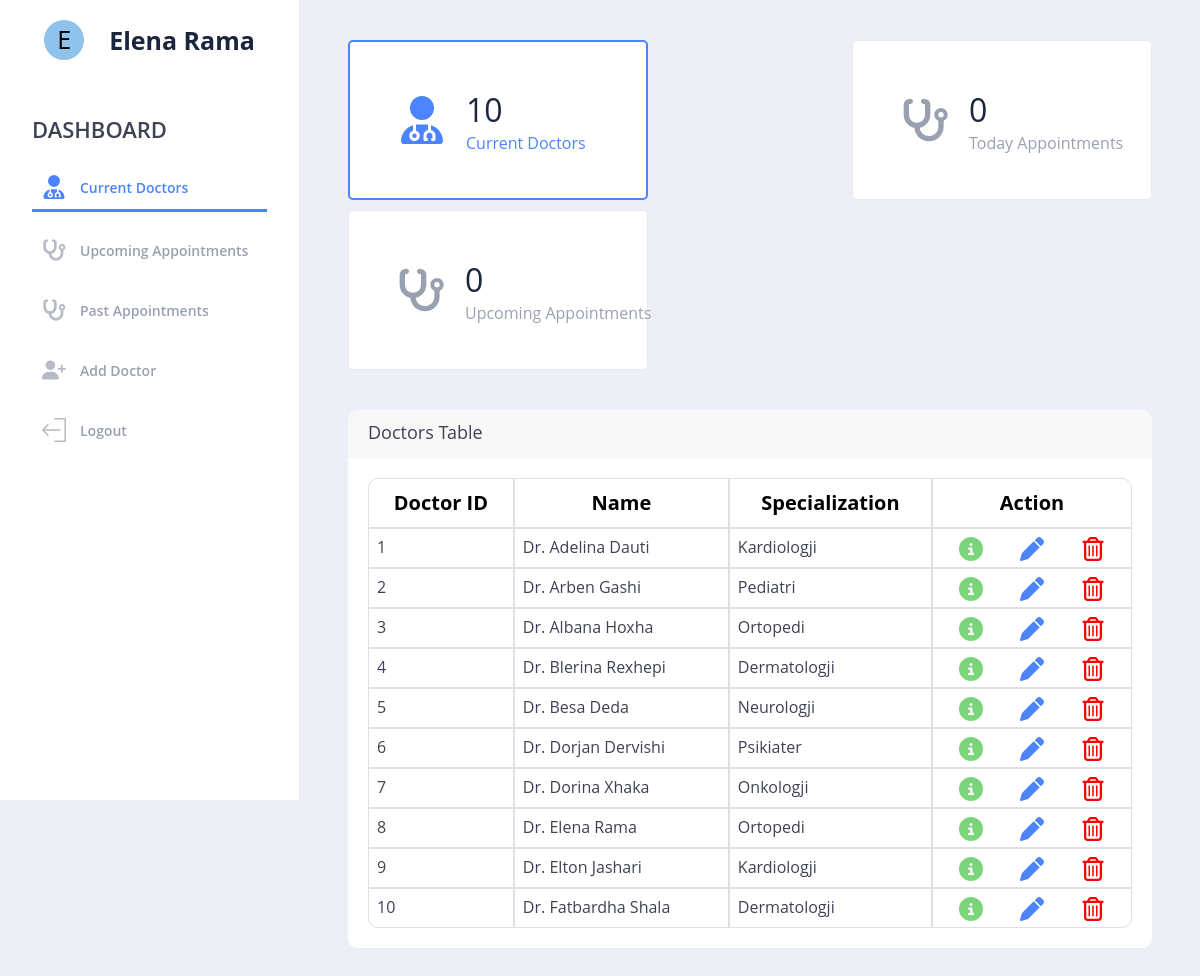
Screenshot of /admin/dashboard.php (signed in) with the database file from the repository.
### tables this page shows
CREATE TABLE IF NOT EXISTS `doctors` (
  `doctor_id` int NOT NULL AUTO_INCREMENT,
  `user_id` int NOT NULL,
  `name` varchar(255) NOT NULL,
  `specialization` varchar(255) NOT NULL,
  PRIMARY KEY (`doctor_id`),
  KEY `user_id` (`user_id`)
);

### admin/dashboard.php (the view, shortened to what this page needs)
<?php
if (isset($_SESSION["admin"])) {
?>
  <!DOCTYPE html>
  <html lang="en">
  <head>
    <link rel="stylesheet" href="https://cdnjs.cloudflare.com/ajax/libs/font-awesome/5.15.4/css/all.min.css" />
    <link rel="stylesheet" href="https://cdnjs.cloudflare.com/ajax/libs/font-awesome/4.7.0/css/font-awesome.min.css" />
    <link rel="stylesheet" href="admin_css/style.css" />
  </head>
  <body>
    <div class="dashboard">
      <header id="myLinks" class="menu-wrap">
        <div class="user">
          <div class="user">
            <div class="user-avatar">
              <?php
              if (isset($_SESSION['adminfullname'])) {
                $first_letter = substr($_SESSION['adminfullname'], 0, 1);
                echo strtoupper($first_letter);
              }
              ?>
            </div>
            <h1><?php if (isset($_SESSION["adminfullname"])) {
                  echo $_SESSION["adminfullname"];
                }; ?></h1>
          </div>
        </div>
        <nav>
          <section class="manage">
            <h2>Dashboard</h2>
            <ul>
              <li class="active">
                <a href="dashboard.php" style="color: #4b84fe;">
                  Current Doctors
                </a>
              </li>
              <li>
                <a href="upcomingappointments.php">
                  Upcoming Appointments
                </a>
              </li>
              <li>
                <a href="pastappointments.php">
                  Past Appointments
                </a>
              </li>
              <li>
                <a href="crud/add_doctor.php">
                  Add Doctor
                </a>
              </li>
              <li>
                <?php if (isset($_SESSION["admin"])) { ?>
                  <a class="btn" href="../validate/logout.php">
                    Logout</a>
                <?php } ?>
              </li>
            </ul>
          </section>
        </nav>
      </header>
      <main class="content-wrap">
        <div class="content">
          <?php
          require_once "../validate/connect.php";
          $sql = "SELECT COUNT(doctor_id) AS doctor_count FROM doctors";
          $result = mysqli_query($connect, $sql);
          $row = mysqli_fetch_assoc($result);
          $currentDate = date("Y-m-d");
          $sqlAppointments = "SELECT COUNT(appointment_id) AS appointment_count FROM appointments WHERE appointment_date > '$currentDate'";
          $resultAppointments = mysqli_query($connect, $sqlAppointments);
          $rowAppointments = mysqli_fetch_assoc($resultAppointments);
          $sqlTodayAppointments = "SELECT COUNT(appointment_id) AS today_appointment_count FROM appointments WHERE appointment_date = '$currentDate'";
          $resultTodayAppointments = mysqli_query($connect, $sqlTodayAppointments);
          $rowTodayAppointments = mysqli_fetch_assoc($resultTodayAppointments);
          ?>
          <section class="info-boxes">
            <a style="text-decoration: none;" href="dashboard.php">
              <div class="info-box active">
                <div class="box-icon">
                </div>
                <div class="box-content">
                  <span class="big"><?php echo $row["doctor_count"]; ?></span>
                  Current Doctors
                </div>
              </div>
            </a>
            <a style="text-decoration: none;" href="upcomingappointments.php">
              <div class="info-box">
                <div class="box-icon">
                </div>
                <div class="box-content">
                  <span class="big"><?php echo $rowTodayAppointments["today_appointment_count"]; ?></span>
                  Today Appointments
                </div>
              </div>
            </a>
            <a style="text-decoration: none;" href="upcomingappointments.php">
              <div class="info-box">
                <div class="box-icon">
                </div>
                <div class="box-content">
                  <span class="big"><?php echo $rowAppointments["appointment_count"]; ?></span>
                  Upcoming Appointments
                </div>
              </div>
            </a>
          </section>
          <section class="doctors-info">
            <div class="table-doctors">
              <h4>Doctors Table</h4>
              <table cellspacing="0" class="table table-bordered">
                <thead>
                  <tr>
                    <th class="column-doctorId">Doctor ID</th>
                    <th class="column-doctorName">Name</th>
                    <th class="column-doctorSpc">Specialization</th>
                    <th class="column-actionBtn">Action</th>
                  </tr>
                </thead>
                <tbody>
                  <?php
                  require_once "../validate/connect.php";
                  $sqlDocInfo = "SELECT * FROM doctors";
                  $resultDocInfo = mysqli_query($connect, $sqlDocInfo);
                  if (mysqli_num_rows($resultDocInfo) > 0) {
                    while ($rowDocInfo = mysqli_fetch_assoc($resultDocInfo)) {
                      echo '<tr>
                        <td class="column-tdId">' . $rowDocInfo["doctor_id"] . '</td>
                        <td class="column-tdName">' . $rowDocInfo["name"] . '</td>
                        <td class="column-tdSpc">' . $rowDocInfo["specialization"] . '</td>
                        <td class="column-tdBtn">';
                      echo '<a href="crud/doctor_details.php?id=' . $rowDocInfo["doctor_id"] . '" class="action-icons"><svg class="details-icon" xmlns="http://www.w3.org/2000/svg" width="24" height="24" viewBox="0 0 512 512"><path d="M256 512A256 256 0 1 0 256 0a256 256 0 1 0 0 512zM216 336h24V272H216c-13.3 0-24-10.7-24-24s10.7-24 24-24h48c13.3 0 24 10.7 24 24v88h8c13.3 0 24 10.7 24 24s-10.7 24-24 24H216c-13.3 0-24-10.7-24-24s10.7-24 24-24zm40-208a32 32 0 1 1 0 64 32 32 0 1 1 0-64z"/></svg></a> ';
                      echo '<a href="crud/update_doctors.php?id=' . $rowDocInfo["doctor_id"] . '" class="action-icons"><svg class="update-icon" xmlns="http://www.w3.org/2000/svg" width="24" height="24" viewBox="0 0 512 512"><path d="M362.7 19.3L314.3 67.7 444.3 197.7l48.4-48.4c25-25 25-65.5 0-90.5L453.3 19.3c-25-25-65.5-25-90.5 0zm-71 71L58.6 323.5c-10.4 10.4-18 23.3-22.2 37.4L1 481.2C-1.5 489.7 .8 498.8 7 505s15.3 8.5 23.7 6.1l120.3-35.4c14.1-4.2 27-11.8 37.4-22.2L421.7 220.3 291.7 90.3z"/></svg></a> ';
                      echo '<a href="admin_validate/validateDeleteDoctor.php?id=' . $rowDocInfo["doctor_id"] . '" class="action-icons" onclick="return confirm(\'Are you sure you want to delete this doctor?\')"><svg class="delete-icon" xmlns="http://www.w3.org/2000/svg" width="24" height="24" viewBox="0 0 448 512"><path d="M170.5 51.6L151.5 80h145l-19-28.4c-1.5-2.2-4-3.6-6.7-3.6H177.1c-2.7 0-5.2 1.3-6.7 3.6zm147-26.6L354.2 80H368h48 8c13.3 0 24 10.7 24 24s-10.7 24-24 24h-8V432c0 44.2-35.8 80-80 80H112c-44.2 0-80-35.8-80-80V128H24c-13.3 0-24-10.7-24-24S10.7 80 24 80h8H80 93.8l36.7-55.1C140.9 9.4 158.4 0 177.1 0h93.7c18.7 0 36.2 9.4 46.6 24.9zM80 128V432c0 17.7 14.3 32 32 32H336c17.7 0 32-14.3 32-32V128H80zm80 64V400c0 8.8-7.2 16-16 16s-16-7.2-16-16V192c0-8.8 7.2-16 16-16s16 7.2 16 16zm80 0V400c0 8.8-7.2 16-16 16s-16-7.2-16-16V192c0-8.8 7.2-16 16-16s16 7.2 16 16zm80 0V400c0 8.8-7.2 16-16 16s-16-7.2-16-16V192c0-8.8 7.2-16 16-16s16 7.2 16 16z"/></svg></a>';
                      echo '</td>
                        </tr>';
                    }
                  } else {
                    echo '<tr style="text-align: center;"><td colspan="4" class="text-center">No result found</td></tr>';
                  }
                  ?>
                </tbody>
              </table>
            </div>
          </section>
        </div>
      </main>
    </div>
  </body>
  </html>
<?php
} else if (isset($_SESSION["doctor"])) {
  header("Location: ../doctor/index.php");
} else if (isset($_SESSION["user"])) {
  header("Location: ../index.php");
} else {
  header("Location: ../index.php");
}
?>

### admin/admin_css/style.css (style rules this page uses)
* { box-sizing: border-box; }
html, body { color: #99a0b0; width: 100%; min-height: 100%; background-color: #EDEFF7; font-size: 16px; line-height: 120%; font-family: Open Sans, Helvetica, sans-serif; margin: 0; padding: 0; scroll-behavior: smooth; }
a:link, a:visited { color: #99a0b0; text-decoration: none; }
.dashboard { display: flex; width: 100%; height: 100%; }
.menu-wrap { width: 300px; padding-bottom: 3em; background: #fff; border-right: 1px solid #ede8f0; height: 100vh; overflow-y: auto; position: fixed; }
.menu-wrap .user { height: 80px; display: flex; align-items: center; justify-content: center; margin: 0; }
.active { border-bottom: 3px solid #4b84fe; }
.menu-wrap .user .user-avatar { width: 40px; height: 40px; border-radius: 50%; display: flex; overflow: hidden; justify-content: center; align-items: center; font-size: 25px; color: black; background-color: rgb(143, 195, 235); }
.menu-wrap .user h1 { margin: 0; padding: 0 0 0 1em; color: #1b253d; font-weight: 700; font-size: 25px; line-height: 100%; }
.menu-wrap nav { display: block; padding: 0 2em; }
.menu-wrap nav section { display: block; padding: 40px 0; }
.menu-wrap nav h2 { margin: auto; font-size: 22px; text-transform: uppercase; color: #3F4254; font-weight: 600; padding-bottom: 10px; }
.menu-wrap nav ul { display: block; padding: 0; margin: 0; }
.menu-wrap nav li { display: block; padding: 0; margin: 1em 0 0; padding: 10px; }
.menu-wrap nav li a { display: flex; align-items: center; justify-content: flex-start; color: #99a0b0; text-decoration: none; font-weight: 600; font-size: 0.875em; transition: color 0.15s ease; }
.menu-wrap nav li a svg { display: block; margin-right: 1em; }
.content-wrap .info-boxes .info-box.active { border: 2px solid #4b84fe; color: #4b84fe; }
.content-wrap { flex: 1; padding: 0 48px 48px 48px; overflow: auto; margin-left: 300px; }
.content-wrap .info-boxes { padding: 40px 0; display: flex; flex-wrap: wrap; justify-content: space-between; gap: 10px; }
.content-wrap .info-boxes .info-box { background: #fff; height: 160px; width: 350px; display: flex; align-items: center; justify-content: flex-start; padding: 0 3em; border: 1px solid #ede8f0; border-radius: 5px; }
.content-wrap .info-boxes .info-box .box-icon svg { display: block; width: 48px; height: 48px; }
.content-wrap .info-boxes .info-box .box-content { padding-left: 1.25em; white-space: nowrap; }
.content-wrap .info-boxes .info-box .box-content .big { display: block; font-size: 2em; line-height: 150%; color: #1b253d; }
.doctors-info { padding: 0; display: flex; flex-wrap: wrap; justify-content: space-between; gap: 2em; }
.table-doctors { width: 100%; background-color: #F8F8F8; border-radius: 10px; }
.table-doctors h4 { padding: 8px 15px; font-size: 18px; font-weight: 500; height: 38px; margin: 5px; color: #3F4254; }
.doctors-info .table-doctors table { width: 100%; background-color: #ffffff; padding: 20px; border-radius: 0 0 10px 10px; }
.doctors-info .table-doctors table thead td, .doctors-info .table-doctors table thead th { border-bottom-width: 1px; }
tbody, td, tfoot, th, thead, tr { border: 1px solid #E0E0E0; }
.doctors-info .table-doctors table thead th { padding: 8px; height: 50px; color: black; font-size: 20px; }
.doctors-info .table-doctors table tbody .column-tdBtn { display: flex; flex-direction: row; justify-content: space-around; align-items: center; flex-wrap: wrap; }
.doctors-info .table-doctors table tbody td { font-size: 16px; color: #3F4254; padding: 8px; height: 40px; }
.doctors-info .table-doctors table tbody .action-icons { font-size: 16px; }
.doctors-info .table-doctors table tbody a .details-icon { fill: #7ad47a; }
.doctors-info .table-doctors table tbody a .update-icon { fill: #4b84fe; }
.doctors-info .table-doctors table tbody a .delete-icon { fill: red; }
.doctors-info .table-doctors table thead .column-doctorId { border-radius: 10px 0 0 0; }
.doctors-info .table-doctors table thead .column-actionBtn { border-radius: 0 10px 0 0; }
.doctors-info .table-doctors table tbody tr:last-child .column-tdId { border-radius: 0 0 0 10px; }
.doctors-info .table-doctors table tbody tr:last-child .column-tdBtn { border-radius: 0 0 10px 0; }
.doctors-info .table-doctors table thead .column-actionBtn { width: 200px !important; }
@media (max-width: 1470px) { .content-wrap .info-boxes .info-box { height: 160px; width: 300px; } }

### rows the page displays
doctors: doctor_id "1", name "Dr. Adelina Dauti", specialization "Kardiologji"
doctors: doctor_id "2", name "Dr. Arben Gashi", specialization "Pediatri"
doctors: doctor_id "3", name "Dr. Albana Hoxha", specialization "Ortopedi"
doctors: doctor_id "4", name "Dr. Blerina Rexhepi", specialization "Dermatologji"
doctors: doctor_id "5", name "Dr. Besa Deda", specialization "Neurologji"
doctors: doctor_id "6", name "Dr. Dorjan Dervishi", specialization "Psikiater"
doctors: doctor_id "7", name "Dr. Dorina Xhaka", specialization "Onkologji"
doctors: doctor_id "8", name "Dr. Elena Rama", specialization "Ortopedi"
doctors: doctor_id "9", name "Dr. Elton Jashari", specialization "Kardiologji"
doctors: doctor_id "10", name "Dr. Fatbardha Shala", specialization "Dermatologji"

### other values shown
$first_letter "E"
$_SESSION["adminfullname"] "Elena Rama"
$row["doctor_count"] "10"
$rowTodayAppointments["today_appointment_count"] "0"
$rowAppointments["appointment_count"] "0"
